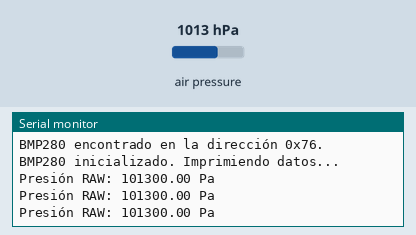
Bench run of a sketch on a simulated ESP32. Parts: the last lines printed to the serial monitor. Inputs (shaded band) come from the test bench; at power-on: air pressure 1013 hPa.

Above: at 1.3 s.
1.4 s: air pressure set to 952 hPa
At 1.9 s:
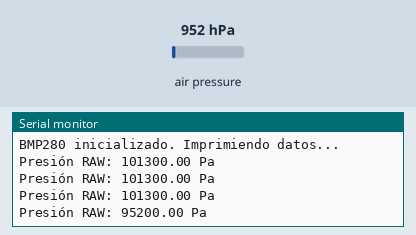
2.9 s: air pressure set to 975 hPa
At 3.4 s:
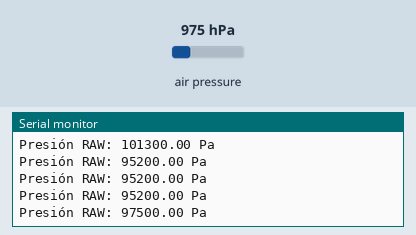
Timing chart, 0 to 5.9 s (numbered marks = the images above; inputs shaded):
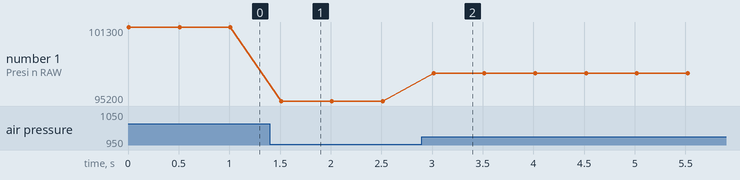

Measured:
- after the input at 1.4 s, the serial monitor: prints a new line after 0.11 s (image 1)
- after the input at 2.9 s, the serial monitor: prints a new line after 0.11 s (image 2)
- plotted number 1: 101300 → 95200 after the input at 1.4 s, 95200 → 97500 after the input at 2.9 s

The sketch:

BMP_Test.ino
```cpp
#include <Wire.h>
#include <Adafruit_Sensor.h>
#include <Adafruit_BMP280.h>

Adafruit_BMP280 bmp;

void setup() {
  Serial.begin(115200);
  while (!Serial);
  Serial.println("\n--- Iniciando prueba aislada de BMP280 ---");

  // Forzar pines I2C por defecto del ESP32 (SDA = 21, SCL = 22)
  Wire.begin(21, 22);

  // Intentar inicializar en 0x76, si falla probar 0x77
  if (!bmp.begin(0x76)) {
    Serial.println("Fallo en 0x76. Probando 0x77...");
    if (!bmp.begin(0x77)) {
      Serial.println("Error: No se encontró ningún BMP280. Revisa el cableado.");
      while (1) delay(10);
    } else {
      Serial.println("BMP280 encontrado en la dirección 0x77.");
    }
  } else {
    Serial.println("BMP280 encontrado en la dirección 0x76.");

  }

  // Configuración conservadora para prueba
  bmp.setSampling(Adafruit_BMP280::MODE_FORCED,
                  Adafruit_BMP280::SAMPLING_X2,
                  Adafruit_BMP280::SAMPLING_X16,
                  Adafruit_BMP280::FILTER_X16,
                  Adafruit_BMP280::STANDBY_MS_500);

  Serial.println("BMP280 inicializado. Imprimiendo datos...\n");
}

void loop() {
  // Forzar una nueva medición en cada ciclo
  if (bmp.takeForcedMeasurement()) {
    Serial.print("Presión RAW: ");
    Serial.print(bmp.readPressure());
    Serial.println(" Pa");
  } else {
    Serial.println("Error al tomar medición forzada.");
  }

  delay(500);
}
 /* if (bmp.takeForcedMeasurement()) {
  Serial.print("Presión RAW: ");
  Serial.println(bmp.readPressure());
}
 /* Serial.print("Temperatura: ");
  Serial.print(bmp.readTemperature());
  Serial.print(" °C | ");

  Serial.print("Presión RAW: ");
  Serial.print(bmp.readPressure());
  Serial.print(" Pa | ");

  Serial.print("Altitud Aprox: ");
  Serial.print(bmp.readAltitude(1013.25));
  Serial.println(" m");*/

  //delay(500);
//}
```
